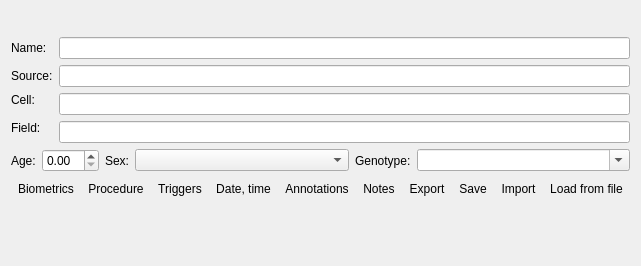
<?xml version="1.0" encoding="UTF-8"?>
<ui version="4.0">
 <class>BaseScipyenDataWidget</class>
 <widget class="QWidget" name="BaseScipyenDataWidget">
  <property name="geometry">
   <rect>
    <x>0</x>
    <y>0</y>
    <width>597</width>
    <height>266</height>
   </rect>
  </property>
  <property name="windowTitle">
   <string>Form</string>
  </property>
  <layout class="QVBoxLayout" name="verticalLayout">
   <item>
    <layout class="QHBoxLayout" name="horizontalLayout_1">
     <item>
      <widget class="QLabel" name="dataVarNameLabel">
       <property name="sizePolicy">
        <sizepolicy hsizetype="Preferred" vsizetype="Minimum">
         <horstretch>0</horstretch>
         <verstretch>0</verstretch>
        </sizepolicy>
       </property>
       <property name="toolTip">
        <string>Name of the variable in the workspace</string>
       </property>
       <property name="frameShape">
        <enum>QFrame::NoFrame</enum>
       </property>
       <property name="frameShadow">
        <enum>QFrame::Plain</enum>
       </property>
       <property name="lineWidth">
        <number>0</number>
       </property>
       <property name="text">
        <string/>
       </property>
       <property name="textInteractionFlags">
        <set>Qt::TextSelectableByKeyboard|Qt::TextSelectableByMouse</set>
       </property>
      </widget>
     </item>
     <item>
      <spacer name="horizontalSpacer">
       <property name="orientation">
        <enum>Qt::Horizontal</enum>
       </property>
       <property name="sizeHint" stdset="0">
        <size>
         <width>40</width>
         <height>20</height>
        </size>
       </property>
      </spacer>
     </item>
    </layout>
   </item>
   <item>
    <layout class="QFormLayout" name="formLayout">
     <item row="0" column="0">
      <widget class="QLabel" name="nameLabel">
       <property name="text">
        <string>Name:</string>
       </property>
       <property name="buddy">
        <cstring>dataNameLineEdit</cstring>
       </property>
      </widget>
     </item>
     <item row="0" column="1">
      <widget class="QLineEdit" name="dataNameLineEdit">
       <property name="sizePolicy">
        <sizepolicy hsizetype="Expanding" vsizetype="Fixed">
         <horstretch>10</horstretch>
         <verstretch>0</verstretch>
        </sizepolicy>
       </property>
       <property name="toolTip">
        <string>Data name</string>
       </property>
       <property name="statusTip">
        <string>Data name</string>
       </property>
       <property name="whatsThis">
        <string>Data name</string>
       </property>
       <property name="clearButtonEnabled">
        <bool>true</bool>
       </property>
      </widget>
     </item>
     <item row="1" column="0">
      <widget class="QLabel" name="sourceIDLabel">
       <property name="sizePolicy">
        <sizepolicy hsizetype="Preferred" vsizetype="Preferred">
         <horstretch>0</horstretch>
         <verstretch>0</verstretch>
        </sizepolicy>
       </property>
       <property name="text">
        <string>Source:</string>
       </property>
       <property name="buddy">
        <cstring>sourceIDLineEdit</cstring>
       </property>
      </widget>
     </item>
     <item row="1" column="1">
      <widget class="QLineEdit" name="sourceIDLineEdit">
       <property name="sizePolicy">
        <sizepolicy hsizetype="Expanding" vsizetype="Fixed">
         <horstretch>10</horstretch>
         <verstretch>0</verstretch>
        </sizepolicy>
       </property>
       <property name="clearButtonEnabled">
        <bool>true</bool>
       </property>
      </widget>
     </item>
     <item row="2" column="0">
      <widget class="QLabel" name="cellIDLabel">
       <property name="sizePolicy">
        <sizepolicy hsizetype="Preferred" vsizetype="Fixed">
         <horstretch>0</horstretch>
         <verstretch>0</verstretch>
        </sizepolicy>
       </property>
       <property name="text">
        <string>Cell:</string>
       </property>
       <property name="buddy">
        <cstring>cellIDLineEdit</cstring>
       </property>
      </widget>
     </item>
     <item row="2" column="1">
      <widget class="QLineEdit" name="cellIDLineEdit">
       <property name="sizePolicy">
        <sizepolicy hsizetype="Expanding" vsizetype="Fixed">
         <horstretch>0</horstretch>
         <verstretch>0</verstretch>
        </sizepolicy>
       </property>
       <property name="toolTip">
        <string>Cell name</string>
       </property>
       <property name="statusTip">
        <string>Cell name</string>
       </property>
       <property name="whatsThis">
        <string>Cell name</string>
       </property>
       <property name="clearButtonEnabled">
        <bool>true</bool>
       </property>
      </widget>
     </item>
     <item row="3" column="0">
      <widget class="QLabel" name="fieldIDLabel">
       <property name="sizePolicy">
        <sizepolicy hsizetype="Preferred" vsizetype="Fixed">
         <horstretch>0</horstretch>
         <verstretch>0</verstretch>
        </sizepolicy>
       </property>
       <property name="text">
        <string>Field:</string>
       </property>
       <property name="buddy">
        <cstring>fieldIDLineEdit</cstring>
       </property>
      </widget>
     </item>
     <item row="3" column="1">
      <widget class="QLineEdit" name="fieldIDLineEdit">
       <property name="sizePolicy">
        <sizepolicy hsizetype="Expanding" vsizetype="Fixed">
         <horstretch>0</horstretch>
         <verstretch>0</verstretch>
        </sizepolicy>
       </property>
       <property name="toolTip">
        <string>Field name</string>
       </property>
       <property name="statusTip">
        <string>Field name</string>
       </property>
       <property name="whatsThis">
        <string>Field name</string>
       </property>
       <property name="clearButtonEnabled">
        <bool>true</bool>
       </property>
      </widget>
     </item>
    </layout>
   </item>
   <item>
    <layout class="QHBoxLayout" name="horizontalLayout">
     <item>
      <widget class="QLabel" name="ageLabel">
       <property name="text">
        <string>Age:</string>
       </property>
       <property name="buddy">
        <cstring>ageSpinBox</cstring>
       </property>
      </widget>
     </item>
     <item>
      <widget class="QuantitySpinBox" name="ageSpinBox"/>
     </item>
     <item>
      <widget class="QLabel" name="sexLabel">
       <property name="sizePolicy">
        <sizepolicy hsizetype="Minimum" vsizetype="Preferred">
         <horstretch>0</horstretch>
         <verstretch>0</verstretch>
        </sizepolicy>
       </property>
       <property name="text">
        <string>Sex:</string>
       </property>
       <property name="buddy">
        <cstring>sexComboBox</cstring>
       </property>
      </widget>
     </item>
     <item>
      <widget class="QComboBox" name="sexComboBox">
       <property name="sizePolicy">
        <sizepolicy hsizetype="MinimumExpanding" vsizetype="Fixed">
         <horstretch>0</horstretch>
         <verstretch>0</verstretch>
        </sizepolicy>
       </property>
       <property name="minimumSize">
        <size>
         <width>80</width>
         <height>0</height>
        </size>
       </property>
       <property name="toolTip">
        <string>Genetic sex</string>
       </property>
       <property name="statusTip">
        <string>Genetic sex</string>
       </property>
       <property name="whatsThis">
        <string>Genetic sex</string>
       </property>
       <property name="currentText">
        <string/>
       </property>
       <property name="maxVisibleItems">
        <number>3</number>
       </property>
       <property name="maxCount">
        <number>3</number>
       </property>
       <property name="insertPolicy">
        <enum>QComboBox::NoInsert</enum>
       </property>
       <property name="minimumContentsLength">
        <number>3</number>
       </property>
      </widget>
     </item>
     <item>
      <widget class="QLabel" name="genotypeLabel">
       <property name="sizePolicy">
        <sizepolicy hsizetype="Minimum" vsizetype="Preferred">
         <horstretch>0</horstretch>
         <verstretch>0</verstretch>
        </sizepolicy>
       </property>
       <property name="text">
        <string>Genotype:</string>
       </property>
       <property name="buddy">
        <cstring>genotypeComboBox</cstring>
       </property>
      </widget>
     </item>
     <item>
      <widget class="QComboBox" name="genotypeComboBox">
       <property name="sizePolicy">
        <sizepolicy hsizetype="MinimumExpanding" vsizetype="Fixed">
         <horstretch>0</horstretch>
         <verstretch>0</verstretch>
        </sizepolicy>
       </property>
       <property name="minimumSize">
        <size>
         <width>80</width>
         <height>0</height>
        </size>
       </property>
       <property name="toolTip">
        <string>Genotype</string>
       </property>
       <property name="statusTip">
        <string>Genotype</string>
       </property>
       <property name="whatsThis">
        <string>Genotype</string>
       </property>
       <property name="editable">
        <bool>true</bool>
       </property>
       <property name="maxVisibleItems">
        <number>50</number>
       </property>
      </widget>
     </item>
    </layout>
   </item>
   <item>
    <layout class="QHBoxLayout" name="horizontalLayout_2">
     <property name="spacing">
      <number>0</number>
     </property>
     <item>
      <widget class="QToolButton" name="biometricsToolButton">
       <property name="toolTip">
        <string>Additional biometrics</string>
       </property>
       <property name="statusTip">
        <string>Additional biometrics</string>
       </property>
       <property name="whatsThis">
        <string>Additional biometrics</string>
       </property>
       <property name="text">
        <string>Biometrics</string>
       </property>
       <property name="icon">
        <iconset theme="package">
         <normaloff>.</normaloff>.</iconset>
       </property>
       <property name="autoRaise">
        <bool>true</bool>
       </property>
      </widget>
     </item>
     <item>
      <widget class="QToolButton" name="procedureToolButton">
       <property name="toolTip">
        <string>Procedure (treatment, etc)</string>
       </property>
       <property name="statusTip">
        <string>Procedure (treatment, etc)</string>
       </property>
       <property name="whatsThis">
        <string>Procedure (treatment, etc)</string>
       </property>
       <property name="text">
        <string>Procedure</string>
       </property>
       <property name="icon">
        <iconset theme="configure">
         <normaloff>.</normaloff>.</iconset>
       </property>
       <property name="autoRaise">
        <bool>true</bool>
       </property>
      </widget>
     </item>
     <item>
      <widget class="QToolButton" name="triggersToolButton">
       <property name="toolTip">
        <string>Detect and edit trigger protocols</string>
       </property>
       <property name="statusTip">
        <string>Detect and edit trigger protocols</string>
       </property>
       <property name="whatsThis">
        <string>Detect and edit trigger protocols</string>
       </property>
       <property name="text">
        <string>Triggers</string>
       </property>
       <property name="icon">
        <iconset theme="network-connect">
         <normaloff>.</normaloff>.</iconset>
       </property>
       <property name="autoRaise">
        <bool>true</bool>
       </property>
      </widget>
     </item>
     <item>
      <widget class="QToolButton" name="dateTimeToolButton">
       <property name="toolTip">
        <string>Date, time of recording and  analysis</string>
       </property>
       <property name="statusTip">
        <string>Date, time of recording and  analysis</string>
       </property>
       <property name="whatsThis">
        <string>Date, time of recording and  analysis</string>
       </property>
       <property name="text">
        <string>Date, time</string>
       </property>
       <property name="icon">
        <iconset theme="change-date-symbolic">
         <normaloff>.</normaloff>.</iconset>
       </property>
       <property name="autoRaise">
        <bool>true</bool>
       </property>
      </widget>
     </item>
     <item>
      <widget class="QToolButton" name="annotationsToolButton">
       <property name="toolTip">
        <string>Additional structured descriptors (key, value pairs)</string>
       </property>
       <property name="statusTip">
        <string>Additional structured descriptors (key, value pairs)</string>
       </property>
       <property name="whatsThis">
        <string>Additional structured descriptors (key, value pairs)</string>
       </property>
       <property name="text">
        <string>Annotations</string>
       </property>
       <property name="icon">
        <iconset theme="settings-configure">
         <normaloff>.</normaloff>.</iconset>
       </property>
       <property name="autoRaise">
        <bool>true</bool>
       </property>
      </widget>
     </item>
     <item>
      <widget class="QToolButton" name="notesToolButton">
       <property name="toolTip">
        <string>Edit description (notes)</string>
       </property>
       <property name="statusTip">
        <string>Edit description (notes)</string>
       </property>
       <property name="whatsThis">
        <string>Edit description (notes)</string>
       </property>
       <property name="text">
        <string>Notes</string>
       </property>
       <property name="icon">
        <iconset theme="description">
         <normaloff>.</normaloff>.</iconset>
       </property>
       <property name="autoRaise">
        <bool>true</bool>
       </property>
      </widget>
     </item>
     <item>
      <widget class="QToolButton" name="exportToolButton">
       <property name="toolTip">
        <string>Export metadata to workspace object</string>
       </property>
       <property name="statusTip">
        <string>Export metadata to workspace object</string>
       </property>
       <property name="whatsThis">
        <string>Export metadata to workspace object</string>
       </property>
       <property name="text">
        <string>Export</string>
       </property>
       <property name="icon">
        <iconset theme="document-export">
         <normaloff>.</normaloff>.</iconset>
       </property>
       <property name="autoRaise">
        <bool>true</bool>
       </property>
      </widget>
     </item>
     <item>
      <widget class="QToolButton" name="saveToolButton">
       <property name="toolTip">
        <string>Save metadata to file</string>
       </property>
       <property name="statusTip">
        <string>Save metadata to file</string>
       </property>
       <property name="whatsThis">
        <string>Save metadata to file</string>
       </property>
       <property name="text">
        <string>Save</string>
       </property>
       <property name="icon">
        <iconset theme="document-save">
         <normaloff>.</normaloff>.</iconset>
       </property>
       <property name="autoRaise">
        <bool>true</bool>
       </property>
      </widget>
     </item>
     <item>
      <widget class="QToolButton" name="importToolButton">
       <property name="toolTip">
        <string>Import metadata from workspace object</string>
       </property>
       <property name="statusTip">
        <string>Import metadata from workspace object</string>
       </property>
       <property name="whatsThis">
        <string>Import metadata from workspace object</string>
       </property>
       <property name="text">
        <string>Import</string>
       </property>
       <property name="icon">
        <iconset theme="document-import">
         <normaloff>.</normaloff>.</iconset>
       </property>
       <property name="autoRaise">
        <bool>true</bool>
       </property>
      </widget>
     </item>
     <item>
      <widget class="QToolButton" name="loadToolButton">
       <property name="toolTip">
        <string>Load meta-data from file</string>
       </property>
       <property name="statusTip">
        <string>Load meta-data from file</string>
       </property>
       <property name="whatsThis">
        <string>Load meta-data from file</string>
       </property>
       <property name="text">
        <string>Load from file</string>
       </property>
       <property name="icon">
        <iconset theme="document-open">
         <normaloff>.</normaloff>.</iconset>
       </property>
       <property name="autoRaise">
        <bool>true</bool>
       </property>
      </widget>
     </item>
     <item>
      <spacer name="horizontalSpacer_2">
       <property name="orientation">
        <enum>Qt::Horizontal</enum>
       </property>
       <property name="sizeHint" stdset="0">
        <size>
         <width>40</width>
         <height>20</height>
        </size>
       </property>
      </spacer>
     </item>
    </layout>
   </item>
   <item>
    <spacer name="verticalSpacer">
     <property name="orientation">
      <enum>Qt::Vertical</enum>
     </property>
     <property name="sizeHint" stdset="0">
      <size>
       <width>20</width>
       <height>11</height>
      </size>
     </property>
    </spacer>
   </item>
  </layout>
 </widget>
 <customwidgets>
  <customwidget>
   <class>QuantitySpinBox</class>
   <extends>QDoubleSpinBox</extends>
   <header location="global">gui.widgets.small_widgets</header>
  </customwidget>
 </customwidgets>
 <resources/>
 <connections/>
</ui>
